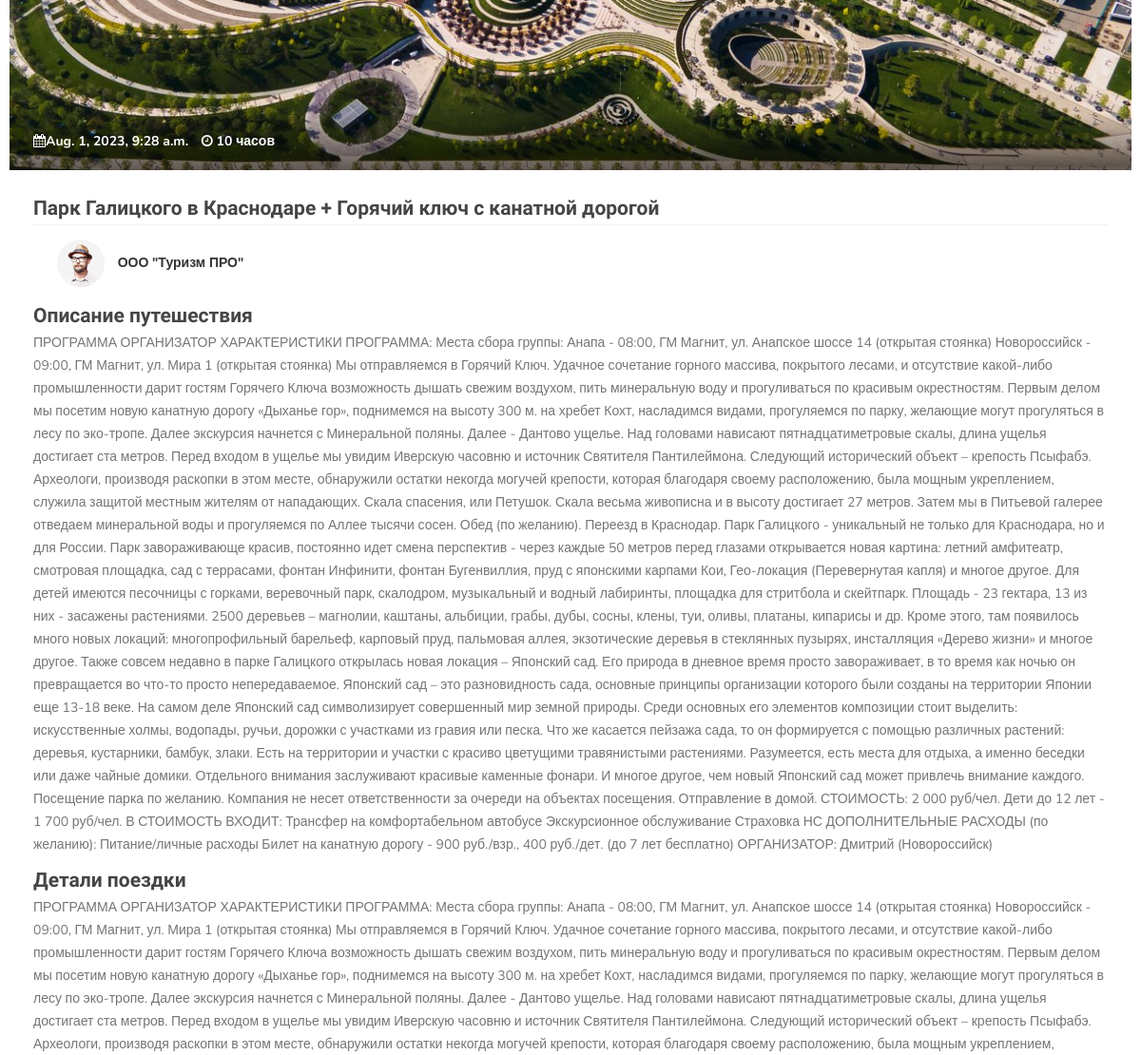
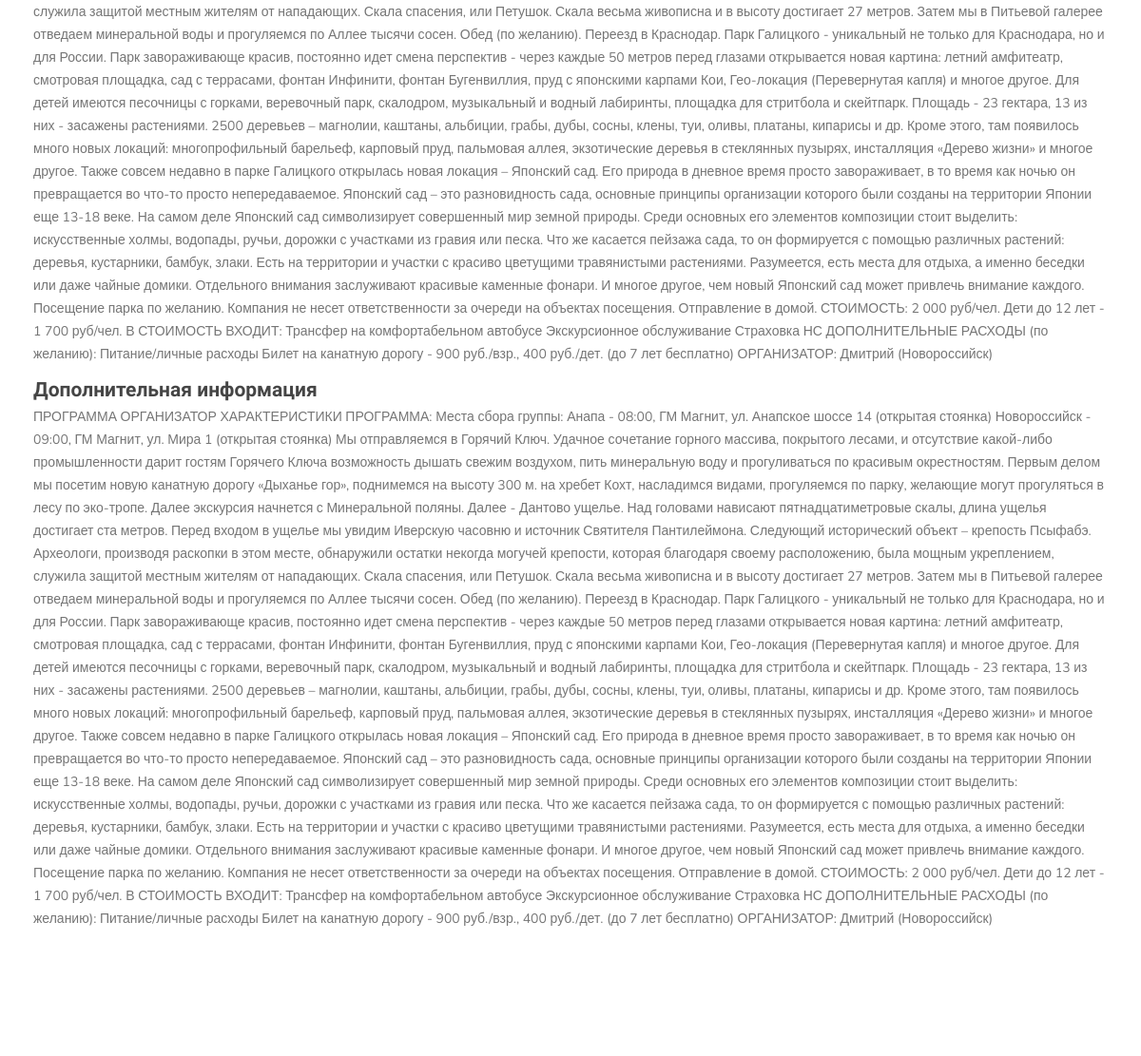
/trip/4/ (middle part), run on an earlier commit of the app's database (2 pictures, top to bottom).
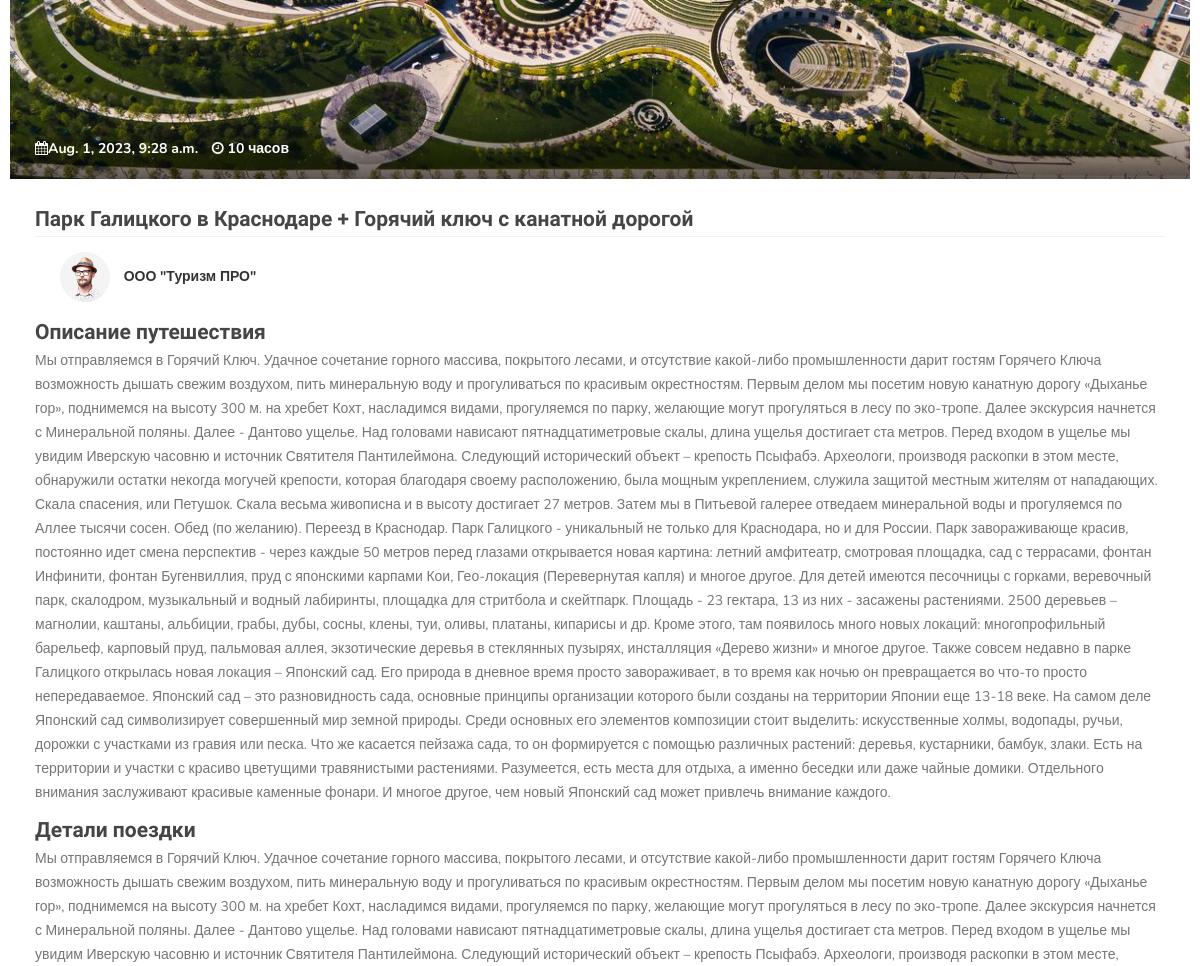
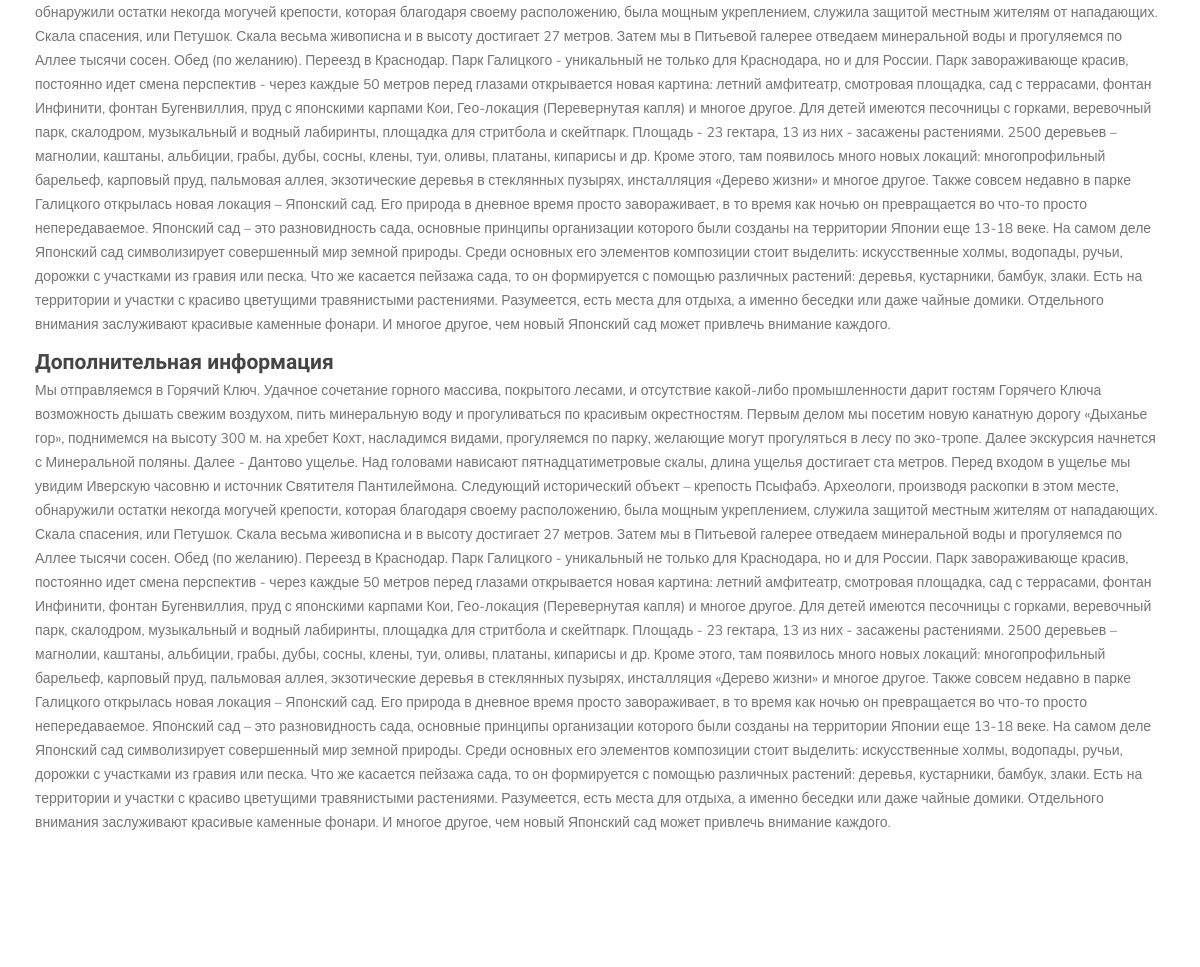
And on a later commit of the database (2 pictures, top to bottom).
### product/models.py (models this page shows, shortened)
class Trip(models.Model):
    company = models.ForeignKey(Company, verbose_name = 'Компания', on_delete=models.CASCADE, null=True)
    name = models.CharField(max_length=500, verbose_name="Название")
    decription = models.TextField(verbose_name='Описание машрута', null=True, blank=True)
    decription_trip = models.TextField(verbose_name='Детали поездки', null=True, blank=True)
    decription_other = models.TextField(verbose_name='Дополнительная информация', null=True, blank=True)
    type = models.ForeignKey(Trip_type, verbose_name = 'Тип экскурси', on_delete=models.SET_NULL, null=True)
    number = models.CharField(max_length=50, verbose_name="Транспорт если есть", null=True, blank=True)
    seets= models.IntegerField(verbose_name="Количество мест",null=True, blank=True)
    children_seets=models.BooleanField(default=False, verbose_name="Детские места")
    disabled_seets= models.BooleanField(default=False, verbose_name="Места для инвалидов")
    data = models.DateTimeField(verbose_name='Дата и время начала экскурсии', null=True, blank=True)
    time = models.CharField(max_length=400, verbose_name="Продолжительность экскурсии")
    status = models.ForeignKey(Status, verbose_name = 'Статус', on_delete=models.SET_NULL, null=True)
    details = models.TextField(max_length=500, verbose_name="Короткий баннер для сайта", default=None, null=True, blank=True)
    price = models.IntegerField(verbose_name="Стоимость",null=True,blank=True)
    photo = models.ImageField(verbose_name='Рекламный баннер', upload_to='media/trip')
    stars = models.PositiveIntegerField(
        verbose_name="Количество звёзд", default=0, validators=[MinValueValidator(0), MaxValueValidator(5)]
    )
    options = models.ManyToManyField(
        AdditionalOptions, verbose_name="Дополнительные опции", related_name="hotels", blank=True
    )
    class Meta:
        verbose_name = "Экскурсия"
        verbose_name_plural = "Экскурсия"
        ordering = ['name',]

### company/models.py (models this page shows, shortened)
class Company(models.Model):
    name = models.CharField(max_length=400,verbose_name='Название компании' )
    manager = models.CharField(max_length=400,verbose_name='ФИО Менеджера' )
    phone = models.CharField(max_length=50, verbose_name="Телефон")
    photo = models.ImageField(blank=True,null=True)
    short_description = models.TextField(verbose_name='Короткое описание менеджера', blank=True, null=True)
    site = models.URLField(verbose_name='Ссылка на сайт', blank=True ,null=True)
    referal = models.BooleanField(verbose_name='Партнер в бонусной системе', default=False)
    requisites = models.FileField(verbose_name='Реквизиты', blank=True, null=True)
    class Meta:
        verbose_name = "Компания"
        verbose_name_plural = "Компании"

### product/views.py (the view)
# urls.py: path('trip/<int:id>/', detail_trip, name='detail'),
def detail_trip(request, id):
    try:
        trip = Trip.objects.get(id=id)
    except Exception:
        return Http404('Экскурсия не найдена!')
    if request.method == 'POST':
        form = FeedbackForm(request.POST)
        if form.is_valid():
            form.save()
    else:
        form = FeedbackForm()
    return render(request, 'trip-product.html', {'item': trip, 'form': form})

### templates/trip-product.html (shortened to what this page needs)
{%load static%}
<html lang="ru">
<head>
     <link rel="stylesheet" href={% static "css/bootstrap.min.css" %}>
     <link rel="stylesheet" href={% static "css/font-awesome.min.css" %}>
     <link rel="stylesheet" href={% static "css/owl.carousel.css" %}>
     <link rel="stylesheet" href={% static "css/owl.theme.default.min.css" %}>
     <link rel="stylesheet" href={% static "css/templatemo-style.css" %}>
</head>
<body id="top" data-spy="scroll" data-target=".navbar-collapse" data-offset="50">
     <section id="courses">
          <div class="container">
               <div class="row">
                    <div class="row">
                         <div class="row" style="padding:10px;">
                              <div class="col-md-12 col-sm-12">
                                   <div class="courses-top">
                                        <div class="courses-image">
                                             <a href="{% url 'detail' item.id %}">
                                                  <img src={{item.photo.url}} class="img-responsive" alt="">
                                             </a>
                                        </div>
                                        <div class="courses-date">
                                             <span><i class="fa fa-calendar"></i>{{item.data}}</span>
                                             <span><i class="fa fa-clock-o"></i> {{item.time}}</span>
                                        </div>
                                   </div>
                              </div>
                              <div class="col-md-12 col-sm-12";>
                                   <div class="courses-detail">
                                        <h3><a href="{% url 'detail' item.id %}">{{item.name}} </a></h3>
                                        <div class="courses-info">
                                             <div class="courses-author">
                                                  <img src={%  static "images/author-image1.jpg" %} class="img-responsive" alt="">
                                                  <span>{{item.company.name}}</span>
                                             </div>
                                             <div class="courses-price">
                                                  <a href="#"><span>{{item.price}} P</span></a>
                                             </div>
                                        </div>
                                        <h3>Описание путешествия</h3>
                                        <p>{{ item.decription}}</p>
                                        <h3>Детали поездки</h3>
                                        <p>{{ item.decription}}</p>
                                        <h3>Дополнительная информация</h3>
                                        <p>{{ item.decription}}</p>
                                   </div>
                              </div>
                         </div>
                    </div>
               </div>
          </div>
     </section>
</body>
</html>

What changed in the data, as far as the page shows it:
changed Trip "Парк Галицкого в Краснодаре + Горячий ключ с канатной дорогой": decription "ПРОГРАММА ОРГАНИЗАТОР ХАРАКТЕРИСТИКИ ПРОГРАММА: Места сбора группы: Анапа - 08:00, ГМ Магнит, ул. Анапское шоссе 14 (открытая стоянка) Новороссийск - 09:00, ГМ Магнит, ул. Мира 1 (открытая стоянка) Мы отправляемся в Горячий Ключ. Удачное сочетание горного массива, покрытого лесами, и отсутствие какой-либо промышленности дарит гостям Горячего Ключа возможность дышать свежим воздухом, пить минеральную воду и прогуливаться по красивым окрестностям. Первым делом мы посетим новую канатную дорогу «Дыханье гор», поднимемся на высоту 300 м. на хребет Кохт, насладимся видами, прогуляемся по парку, желающие могут прогуляться в лесу по эко-тропе. Далее экскурсия начнется с Минеральной поляны. Далее -…" → "Мы отправляемся в Горячий Ключ. Удачное сочетание горного массива, покрытого лесами, и отсутствие какой-либо промышленности дарит гостям Горячего Ключа возможность дышать свежим воздухом, пить минеральную воду и прогуливаться по красивым окрестностям. Первым делом мы посетим новую канатную дорогу «Дыханье гор», поднимемся на высоту 300 м. на хребет Кохт, насладимся видами, прогуляемся по парку, желающие могут прогуляться в лесу по эко-тропе. Далее экскурсия начнется с Минеральной поляны. Далее - Дантово ущелье. Над головами нависают пятнадцатиметровые скалы, длина ущелья достигает ста метров. Перед входом в ущелье мы увидим Иверскую часовню и источник Святителя Пантилеймона. Следующий…"
